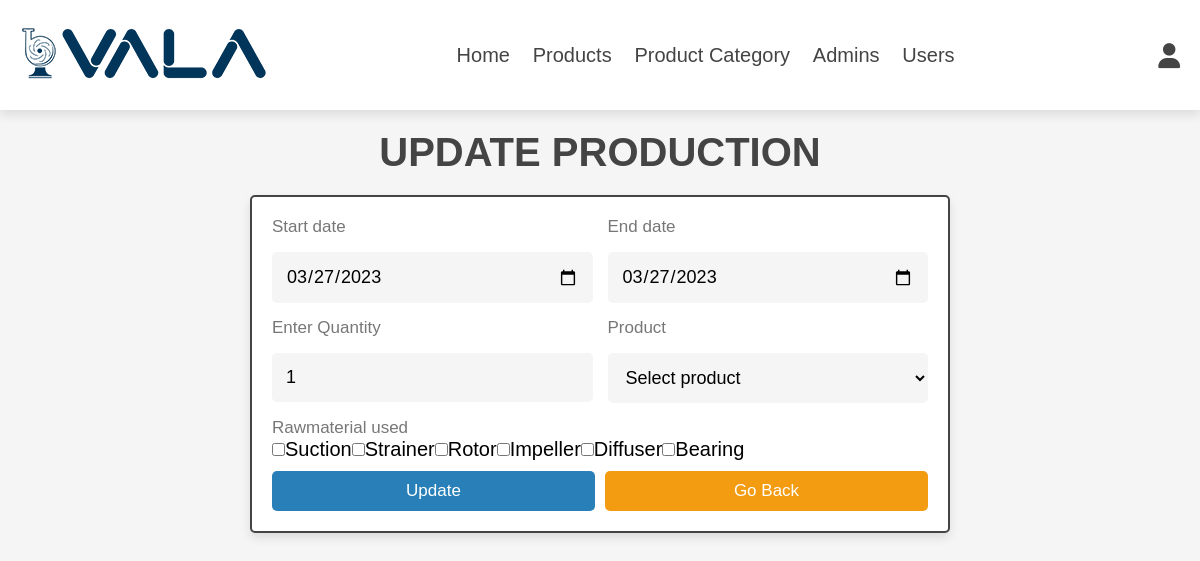
Page /update_production.php?update=1 (signed in) on the committed database.
### tables this page shows
CREATE TABLE `production_details` (
  `production_production_id` int(11) NOT NULL,
  `rawmaterial_rawmaterial_id` int(11) NOT NULL,
  `QTY` int(11) NOT NULL
);

CREATE TABLE `production` (
  `production_id` int(11) NOT NULL,
  `start_date` date DEFAULT NULL,
  `end_date` date DEFAULT NULL,
  `product_id` int(11) NOT NULL
);

CREATE TABLE `rawmaterial` (
  `rawmaterial_id` int(11) NOT NULL,
  `rawmaterial_name` varchar(30) NOT NULL
);

### update_production.php (the view, shortened to what this page needs)
<?php
include 'admin_header.php';
$id = $_GET['update'];
?>
<!DOCTYPE html>
<html lang="en">
<head>
   <link rel="stylesheet" href="https://cdnjs.cloudflare.com/ajax/libs/font-awesome/6.1.1/css/all.min.css">
   <link rel="stylesheet" href="css/admin_style.css">
</head>
<body>
<section class="add-products">
   <h1 class="heading">update production</h1>
   <?php
        $select = mysqli_query($conn,"SELECT prd.*,pr.* FROM production pr,production_details prd WHERE prd.production_production_id=$id AND pr.production_id=$id ORDER BY rawmaterial_rawmaterial_id ASC LIMIT 1");
        $num = mysqli_num_rows($select);
       if($num>0){
       while($row = mysqli_fetch_assoc($select)){
   ?>
   <form action="" method="post" enctype="multipart/form-data">
   <div class="flex">
       <div class="inputBox">
            <span>Start date</span>
            <input type="date" class="box" placeholder="Select start date" name="stdate" required value="<?php echo $row['start_date']; ?>">
         </div>
         <div class="inputBox">
            <span>End date</span>
            <input type="date" class="box" placeholder="Select end date" name="edate" required value="<?php echo $row['end_date']; ?>">
         </div>
         <div class="inputBox">
            <span>Enter Quantity</span>
            <input type="number" class="box" required maxlength="15" placeholder="Enter QTY" name="qty" min="1" value="<?php echo $row['QTY']; ?>">
         </div>
         <div class="inputBox">
            <span>Product</span>
            <select name="product_id" id="" class="box" required>
               <option value="">Select product</option>
            </select>
         </div>
         <div class="inputBox">
            <span>Rawmaterial used</span><br/>
            <?php
                $res=mysqli_query($conn,"select rawmaterial_id,rawmaterial_name from rawmaterial order by rawmaterial_name desc");
                while($row=mysqli_fetch_assoc($res)){
                  echo '<label style="font-size: 20px;"><input type="checkbox" name="raw_materials[]" value=" ' . $row["rawmaterial_id"] . ' ">' . $row["rawmaterial_name"].'</label>';
             }
            ?>
         </div>
      </div>
   <div class="flex-btn">
         <input type="submit" name="update_production" class="btn" value="update">
         <a href="production.php" class="option-btn">go back</a>
      </div>
   </form>
   <?php
       }
       }else{
         echo '<p class="empty">No production found!</p>';
      }
   ?>
</section>
</body>
</html>

### css/admin_style.css (style rules this page uses)
:root { --main-color:#2980b9; --orange:#f39c12; --red:#e74c3c; --black:#444; --white:#fff; --light-color:#777; --light-bg:#f5f5f5; --border:.2rem solid var(--black); --box-shadow:0 .5rem 1rem rgba(0,0,0,.1); --bg-color:#eee; }
* { font-family: 'Nunito', sans-serif; margin:0; padding:0; box-sizing: border-box; outline: none; border:none; text-decoration: none; }
html { font-size: 62.5%; overflow-x: hidden; }
body { background-color: var(--light-bg); }
section { padding:2rem; max-width: 1200px; margin:0 auto; }
.heading { font-size: 4rem; color:var(--black); margin-bottom: 2rem; text-align: center; text-transform: uppercase; }
.btn, .delete-btn, .option-btn { display: block; width: 100%; margin-top: 1rem; border-radius: .5rem; padding:1rem 3rem; font-size: 1.7rem; text-transform: capitalize; color:var(--white); cursor: pointer; text-align: center; }
.btn { background-color: var(--main-color); }
.option-btn { background-color: var(--orange); }
.flex-btn { display: flex; gap:1rem; }
.add-products form { max-width: 70rem; margin: 0 auto; background-color: var(--white); box-shadow: var(--box-shadow); border:var(--border); border-radius: .5rem; padding:2rem; }
.add-products form .flex { display: flex; gap:1.5rem; flex-wrap: wrap; }
.add-products form .flex .inputBox { flex:1 1 25rem; }
.add-products form span { font-size:1.7rem; color:var(--light-color); }
.add-products form .box { font-size: 1.8rem; background-color: var(--light-bg); border-radius: .5rem; padding:1.4rem; width: 100%; margin-top: 1.5rem; }

### rows in the picture
production_details: stdate "03/27/2023", edate "03/27/2023", qty "1"
rawmaterial: rawmaterial_name "Suction"
rawmaterial: rawmaterial_name "Strainer"
rawmaterial: rawmaterial_name "Rotor"
rawmaterial: rawmaterial_name "Impeller"
rawmaterial: rawmaterial_name "Diffuser"
rawmaterial: rawmaterial_name "Bearing"
